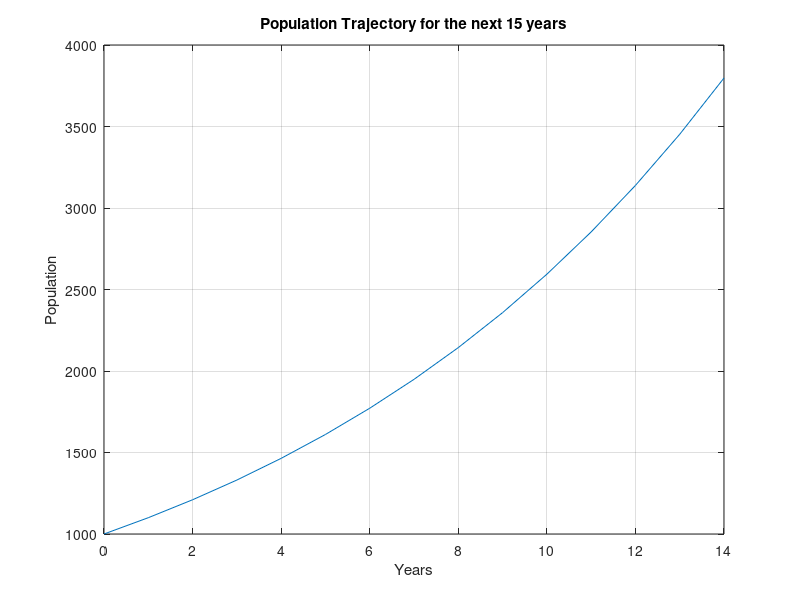

MATLAB code for this plot: (Note: this script raises an error after producing the figure.)
% Q1 b)
initial_pop = 1000;
growth_rate = 1.1;
years = 15;

% Initialize a zero array with the size of years
population = zeros(1, years);

% Assign initial population to the first element in the array
population(1) = initial_pop;

% Loop from 1 to 14 to calculate the new population for each year
for t = 1 : years-1
     population(t+1) = growth_rate * population(t);
end

figure;
plot(0:years-1, population);
title("Population Trajectory for the next 15 years");
xlabel("Years");
ylabel("Population");
grid on;



% Q1 c)
initial_population = 1000;
total_num_growth_rates = 12;

% Define 12 different growth rates
custom_growth_rates = [0.8, 0.82, 0.84, 0.86, 0.88, 0.9, 0.92, 0.94, 0.96, 0.98, 1, 1.02];

% Initialize an array to store the last year's population
last_year_populations = zeros(1, total_num_growth_rates);

% Calculate last year's population for each growth rate
for x = 1 : total_num_growth_rates
     last_year_populations(x) = computeLastYearPop(initial_population, custom_growth_rates(x));
end

figure;
plot(custom_growth_rates, last_year_populations);
title("Population Size under different Growth Rates at year 15");
xlabel("Lambda");
ylabel("Population");
grid on;




% Q2 b)
initial_pop = 50;
p_success = 0.8;
years = 10;

% Initialize a zero array with the size of years
survivors = zeros(1, years+1);

% Initial population size is 50 people
survivors(1) = initial_pop;

for t = 1 : years
    survivors(t+1) = binornd(survivors(t), p_success);
end

figure;
plot(0:years, survivors);
title("Population Trajectory for survivors for the next 10 years");
xlabel("Years");
ylabel("Population");
grid on;


% function to compute the last year (15th year) population from the defined 
% growth_rate and initial population
function [last_year_pop] = computeLastYearPop(initial_pop, growth_rate)
   next_year_pop = initial_pop;
   for t = 1 : 15
       next_year_pop = next_year_pop * growth_rate;
   end
   last_year_pop = next_year_pop;
end
